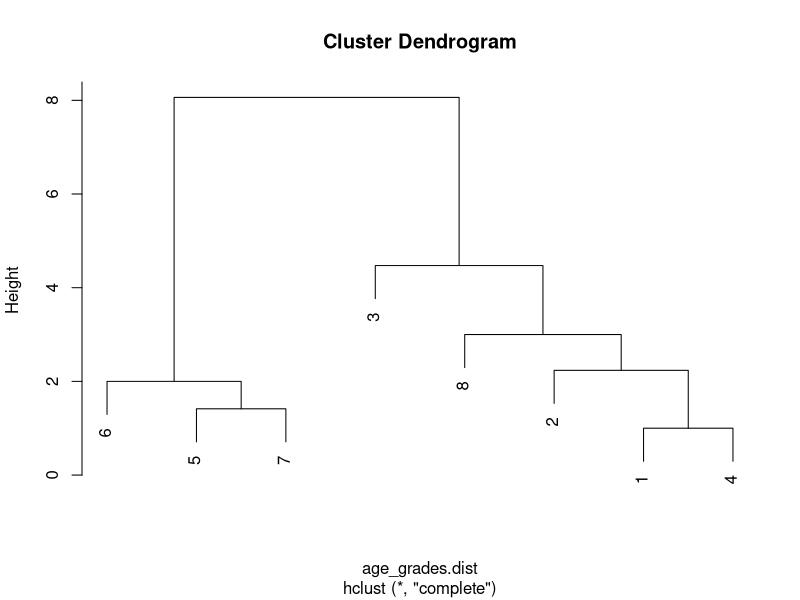
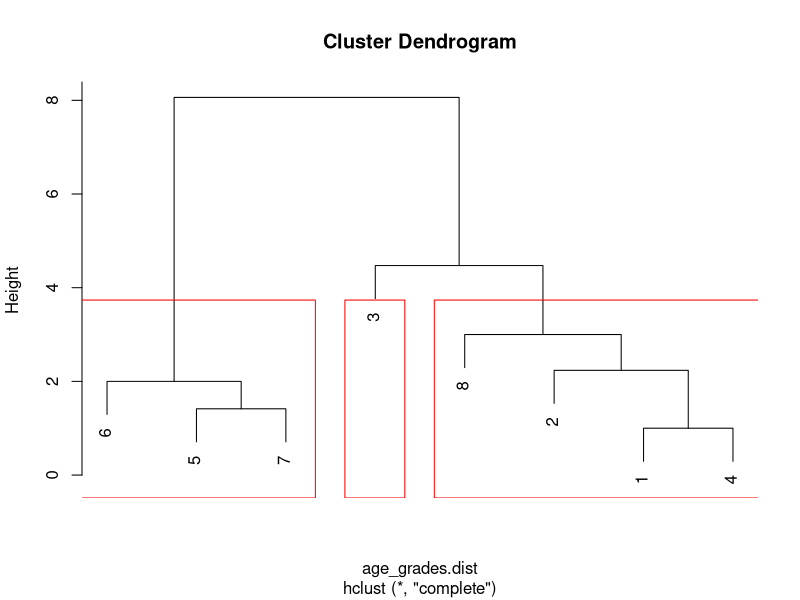
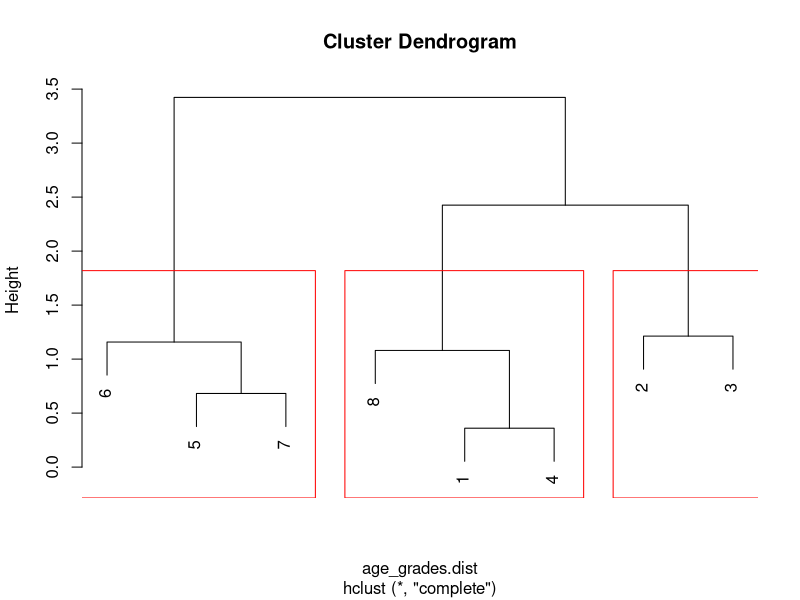

Recreate these plots in R, in order.
## ---- chunk 1
library(tidyverse)
library(cluster)
library(caret)
## ---- chunk 2
(age_grades <- data.frame(age = c(22,22,21,23,27,27,26,20), grades = c(1,3,5,1,5,3,4,1)))
## ---- chunk 3
(age_grades.dist <- dist(age_grades, method="euclidean"))
## ---- chunk 4
age_grades.hc <- hclust(age_grades.dist, method = "complete")
plot(age_grades.hc)
## ---- chunk 5
age_grades.hc <- hclust(age_grades.dist, method = "complete")
plot(age_grades.hc)
groups <- cutree(age_grades.hc, k=3) 
rect.hclust(age_grades.hc, k=3, border="red")
## ---- chunk 6
age_grades %>%
  mutate(cluster = groups)
## ---- chunk 7
age_grades.scaled <- as.data.frame(scale(age_grades))
## ---- chunk 8
(age_grades.dist <- dist(age_grades.scaled, method="euclidean"))
age_grades.hc <- hclust(age_grades.dist, method = "complete")
plot(age_grades.hc)
groups <- cutree(age_grades.hc, k=3) 
rect.hclust(age_grades.hc, k=3, border="red")
